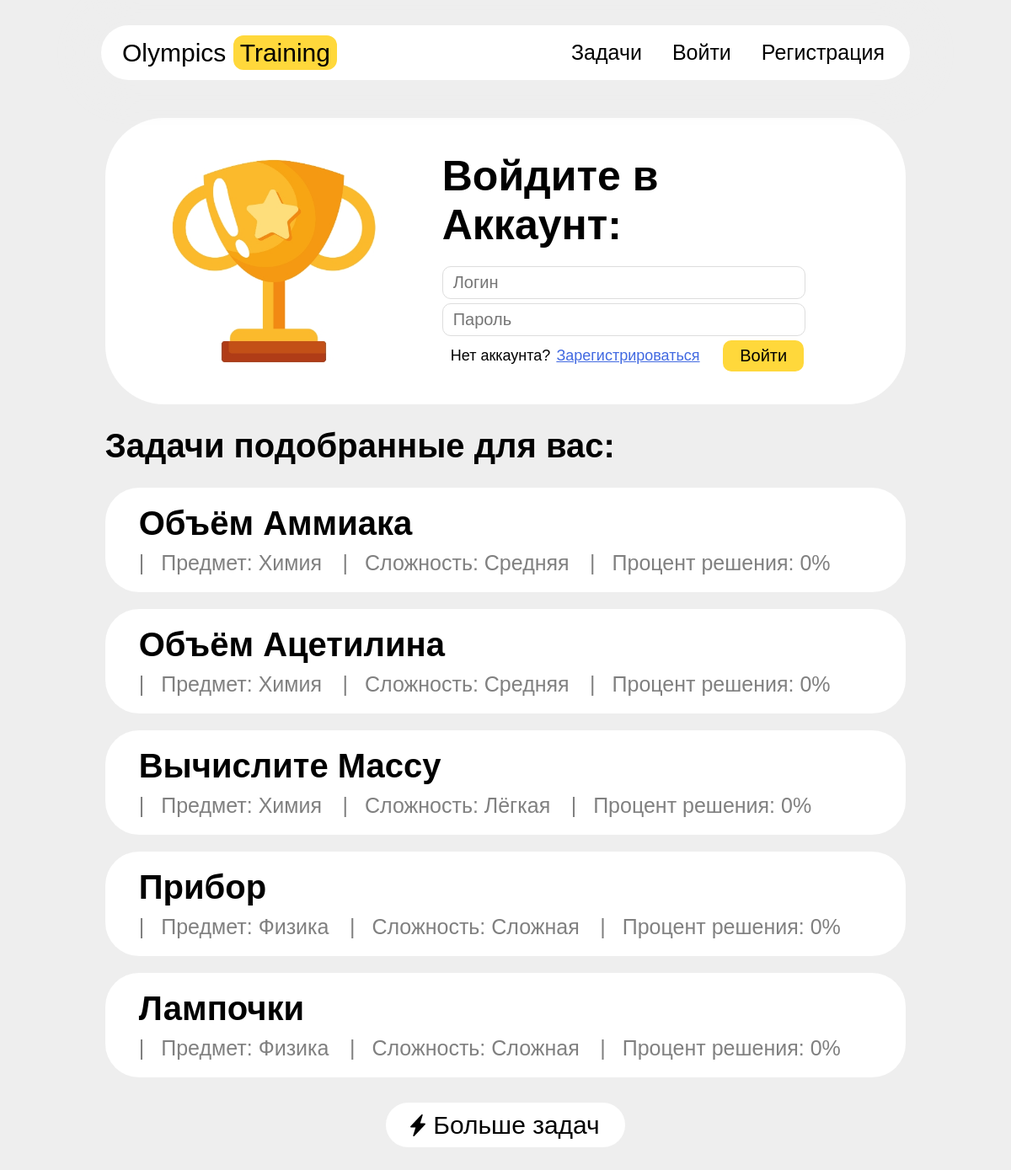
The page / on the database its author committed.
### data/tasks.py (models this page shows)
class Task(SqlAlchemyBase):
    __tablename__ = 'tasks'
    id = sqlalchemy.Column(sqlalchemy.Integer, primary_key=True, autoincrement=True)
    title = sqlalchemy.Column(sqlalchemy.String)
    condition = sqlalchemy.Column(sqlalchemy.Text)
    image = sqlalchemy.Column(sqlalchemy.String, nullable=True)
    answer = sqlalchemy.Column(sqlalchemy.String)
    subject = sqlalchemy.Column(sqlalchemy.String)
    difficult = sqlalchemy.Column(sqlalchemy.String)

### server.py (the view, shortened to what this page needs)
@app.route("/")
def index():
    db_sess, _tasks = db_session.create_session(), []
    for _task in db_sess.query(Task).all()[::-1]:
        actions = db_sess.query(Action).filter(Action.task_id == _task.id)
        _percent = len(actions.filter(Action.status == 2).all())
        _percent /= len(actions.all()) if len(actions.all()) != 0 else 1
        _tasks.append({
            "url": f"/tasks/{_task.id}",
            "title": _task.title,
            "subject": _task.subject,
            "difficult": {"simple": "Лёгкая", "medium": "Средняя",
                          "hard": "Сложная"}[_task.difficult],
            "percent": round(_percent * 100)})
        if len(_tasks) == 5: break
    _tasks.sort(key=lambda x: -x["percent"])
    return render_template("index.html", tasks=_tasks)

### data/db_session.py (called while the page is built)
def create_session() -> Session:
    global __factory
    return __factory()

### templates/index.html (shortened to what this page needs)
{% extends "base.html" %}
{% set css = ["style.css"] %}
{% block body %}
    <header>
        <a href="">Olympics <span>Training</span></a>
        <div class="header-links">
            <a href="/tasks">Задачи</a>
            {% if current_user.is_authenticated %}
                <button>Соревнование</button>
                <div class="battle-dropdown">
                    <a href="/find/simple">Лёгкие задачи</a>
                    <a href="/find/medium">Средние задачи</a>
                    <a href="/find/hard">Сложные задачи</a>
                </div>
                <a href="/logout">Выйти</a>
            {% else %}
                <a href="/login">Войти</a>
                <a href="/signup">Регистрация</a>
            {% endif %}
        </div>
    </header>
    {% if current_user.is_authenticated %}
        <div style="display: flex">
            <div class="user-menu">
                <svg xmlns="http://www.w3.org/2000/svg" width="100" height="100" fill="currentColor" class="bi bi-person-circle" viewBox="0 0 16 16">
                    <path d="M11 6a3 3 0 1 1-6 0 3 3 0 0 1 6 0"/>
                    <path fill-rule="evenodd" d="M0 8a8 8 0 1 1 16 0A8 8 0 0 1 0 8m8-7a7 7 0 0 0-5.468 11.37C3.242 11.226 4.805 10 8 10s4.757 1.225 5.468 2.37A7 7 0 0 0 8 1"/>
                </svg>
                <div style="margin-left: 20px;">
                    <h1>{{ current_user.login }}</h1>
                    <span>На сайте с {{ date }}</span>
                </div>
            </div>
            <div class="user-param">
                <div>Рейтинг соревнований: <span>{{ current_user.rating }}</span></div>
                <div>Правильных решений: <span>{{ percent }}%</span></div>
                <div>Попыток решения: <span>{{ absolute }}</span></div>
                <div>Верных ответов: <span>{{ resolve }}</span></div>
            </div>
        </div>
        <img src="{{ url_for("static", filename="imgs/progress/" + current_user.id | string + ".png") }}" alt="progress">
    {% else %}
        <div class="suggest">
            <img src="{{ url_for("static", filename="imgs/cup.jpg") }}" alt="Кубок">
            <div>
                <h1>Войдите в Аккаунт:</h1>
                <form action="/login" method="post" style="width: calc(90% + 24px)">
                    <input type="text" name="login" placeholder="Логин" autocomplete="off" required>
                    <input type="password" name="password" placeholder="Пароль" required>
                    <div style="display: flex; align-items: center">
                        <span style="flex-grow: 1">Нет аккаунта? <a href="/signup">Зарегистрироваться</a></span>
                        <button type="submit">Войти</button>
                    </div>
                </form>
            </div>
        </div>
    {% endif %}
    <h1 style="font-size: 40px;">Задачи подобранные для вас:</h1>
    {% for task in tasks %}
        <a href="{{ task["url"] }}" class="task"
           data-subject="{{ task["subject"] }}"
           data-difficult="{{ task["difficult"] }}">
            <p class="task-title">{{ task["title"] }}</p>
            <span>Предмет: {{ task["subject"] }}</span>
            <span>Сложность: {{ task["difficult"] }}</span>
            <span>Процент решения: {{ task["percent"] }}%</span>
        </a>
    {% endfor %}
    <div class="more"><a href="/tasks">
        <svg xmlns="http://www.w3.org/2000/svg" width="26" height="26" fill="currentColor" class="bi bi-lightning-charge-fill" viewBox="0 0 16 16">
            <path d="M11.251.068a.5.5 0 0 1 .227.58L9.677 6.5H13a.5.5 0 0 1 .364.843l-8 8.5a.5.5 0 0 1-.842-.49L6.323 9.5H3a.5.5 0 0 1-.364-.843l8-8.5a.5.5 0 0 1 .615-.09z"/>
        </svg>Больше задач</a></div>
{% endblock %}

### templates/base.html (shortened to what this page needs)
<!doctype html>
<html lang="ru">
<head>
    <link rel="stylesheet" href="{{ url_for("static", filename= "css/base.css") }}">
    {% for file in css %}<link rel="stylesheet" href="{{ url_for("static", filename= "css/" + file) }}">{% endfor %}
</head>
<body>
    {% block body %}{% endblock %}
</body>
</html>

### static/css/base.css (style rules this page uses)
body * { font-family: Rubik, sans-serif; }

### static/css/style.css (style rules this page uses)
html, body { background: #eee; margin: 70px 5.5% 10px; }
header { position: fixed; display: flex; align-items: center; top: 30px; left: 10%; right: 10%; background: white; padding: 0 0 0 25px; border-radius: 100px; box-shadow: 0 0 30px 30px #eee; overflow: hidden; }
header > a { display: block; font-size: 30px; font-weight: 500; color: black; text-decoration: none; transition: .2s; width: 300px; }
header > a > span { background: #ffd83b; padding: 4px 8px; border-radius: 12px; }
header > .header-links { width: calc(100% - 240px); display: flex; align-items: center; justify-content: right; }
header > .header-links > a, header > .header-links > button, header > .header-links > span { color: black; text-decoration: none; font-size: 25px; padding: 18px; transition: .2s; }
header > .header-links > a:last-child { padding-right: 30px; }
a.task { text-decoration: none; color: black; background: white; display: block; padding: 20px 40px; border-radius: 40px; margin-bottom: 20px; transition: .3s; }
a.task .task-title { display: block; font-size: 40px; font-weight: bold; margin-top: 0; margin-bottom: 10px; }
a.task span { display: inline-block; font-size: 25px; color: gray; margin-right: 20px; }
a.task span:before { content: "|"; display: inline-block; margin-right: 20px; }
.more { text-align: center; padding: 20px 0 30px; }
.more > a { color: black; text-decoration: none; font-size: 30px; font-weight: 500; background: white; padding: 10px 30px; border-radius: 30px; transition: .2s; }
.more > a > svg { margin: 2px 5px -3px -5px; }
.suggest { display: flex; justify-content: center; align-items: center; background: white; padding: 20px 50px; border-radius: 70px; }
.suggest > img { width: 300px }
.suggest > div { margin: 0 50px }
.suggest h1 { font-size: 50px; margin: 0 0 20px; }
.suggest input { width: calc(100% - 24px); margin-bottom: 5px; font-size: 20px; padding: 7px 12px; border-radius: 10px; border: 1px solid #ddd; outline: none; }
.suggest button { font-size: 20px; background: #ffd83b; padding: 7px 20px; border-radius: 10px; border: none; transition: .2s; }
.suggest span { font-size: 18px; margin-left: 10px; }
.suggest a { color: royalblue; padding-left: 2px; }

### rows shown on the page
Task: title "Объём Аммиака", subject "Химия", difficult "Средняя", percent "0"
Task: title "Объём Ацетилина", subject "Химия", difficult "Средняя", percent "0"
Task: title "Вычислите Массу", subject "Химия", difficult "Лёгкая", percent "0"
Task: title "Прибор", subject "Физика", difficult "Сложная", percent "0"
Task: title "Лампочки", subject "Физика", difficult "Сложная", percent "0"
